Frame 1 (no input): blank canvas, image omitted
Frame 60 (no input): blank canvas, image omitted
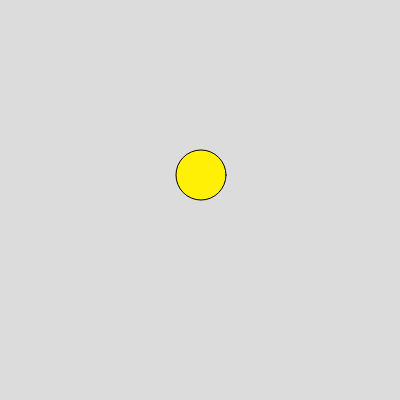
Frame 120 (the mouse pressed at the canvas centre since frame 60)

The p5.js sketch whose frames 1 and 60 were blank and that drew this single picture after the mouse press (run headless with seeded random() and noise() and a simulated clock; from frame 60 on, the mouse is pressed at the canvas centre):

// p5.js sketch
// ── sketch.js
function setup() {
    createCanvas(400, 400);
  }
  
  function draw() {
    background(220);
    fill('#fff005')
    circle(mouseX + 1,mouseY  - 25,50)

  }
